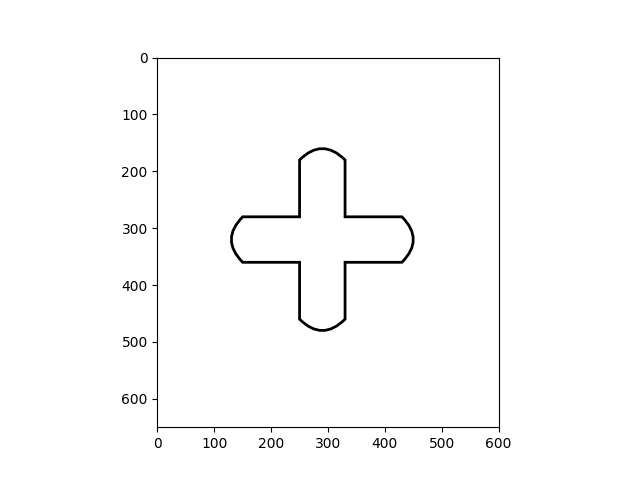

Write Python code to recreate this figure.
import matplotlib.pyplot as plt
from matplotlib.path import Path
from matplotlib.patches import PathPatch

# Define the vertices and codes for the Path
vertices = [
    (250, 280),  # A
    (250, 180),  # B
    (290, 140),  # Control point for top curve
    (330, 180),  # C (end top curve)
    (330, 280),  # D
    (430, 280),  # E
    (470, 320),  # Control point for right curve
    (430, 360),  # F (end right curve)
    (330, 360),  # G
    (330, 460),  # H
    (290, 500),  # Control point for bottom curve
    (250, 460),  # I (end bottom curve)
    (250, 360),  # J
    (150, 360),  # K
    (110, 320),  # Control point for left curve
    (150, 280),  # L (end left curve)
    (250, 280),  # A (close path)
]

codes = [
    Path.MOVETO,  # A
    Path.LINETO,  # B
    Path.CURVE3,  # Control point for top curve
    Path.CURVE3,  # C (end top curve)
    Path.LINETO,  # D
    Path.LINETO,  # E
    Path.CURVE3,  # Control point for right curve
    Path.CURVE3,  # F (end right curve)
    Path.LINETO,  # G
    Path.LINETO,  # H
    Path.CURVE3,  # Control point for bottom curve
    Path.CURVE3,  # I (end bottom curve)
    Path.LINETO,  # J
    Path.LINETO,  # K
    Path.CURVE3,  # Control point for left curve
    Path.CURVE3,  # L (end left curve)
    Path.CLOSEPOLY,  # Close path
]

# Create the Path object
path = Path(vertices, codes)

# Create the PathPatch object
path_patch = PathPatch(path, facecolor="none", edgecolor="black", lw=2)

# Plot the image
fig, ax = plt.subplots()
ax.add_patch(path_patch)
ax.set_xlim(0, 600)
ax.set_ylim(0, 650)
ax.set_aspect(1)
plt.gca().invert_yaxis()
# plt.show()
plt.savefig("mp2/02_Cross_GeneralPath.png")
